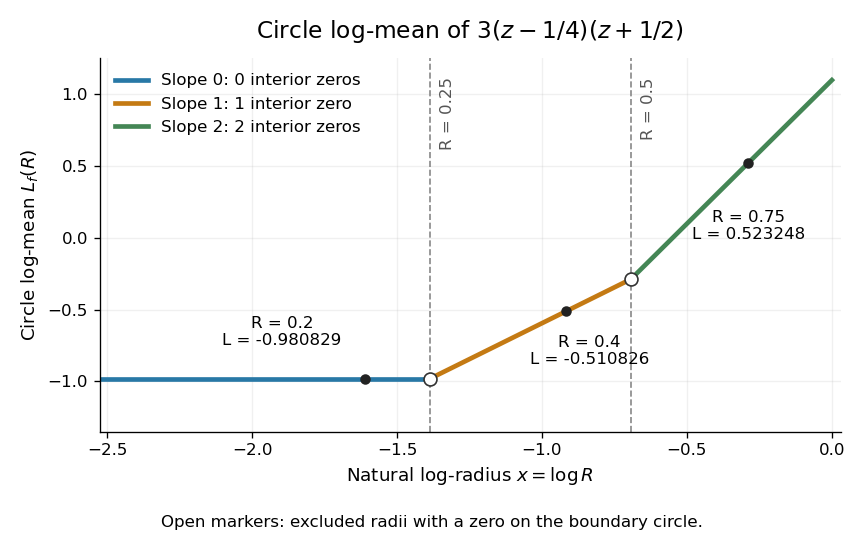

This figure's Python source:
"""Plot a polynomial's circle log-mean against natural log-radius.

Tested with Python 3.14, NumPy 2.3.5 and Matplotlib 3.10.7.
Run from _media; the opaque PNG is written to the current directory.
"""

from pathlib import Path

import matplotlib.pyplot as plt
import numpy as np


def main():
    fig, ax = plt.subplots(figsize=(7.2, 4.5))
    colors = ("#2878a6", "#c47a13", "#448655")
    intervals = ((0.08, 0.25), (0.25, 0.5), (0.5, 1.0))
    for slope, ((left, right), color) in enumerate(zip(intervals, colors)):
        x = np.linspace(np.log(left), np.log(right), 250)
        radius = np.exp(x)
        mean = np.log(3) + np.log(np.maximum(radius, 0.25)) + np.log(np.maximum(radius, 0.5))
        ax.plot(x, mean, color=color, linewidth=2.8,
                label=f"Slope {slope}: {slope} interior zero" + ("s" if slope != 1 else ""))
    for radius, height in ((0.25, np.log(3 / 8)), (0.5, np.log(3 / 4))):
        ax.axvline(np.log(radius), color="#888888", linestyle="--", linewidth=1)
        ax.scatter([np.log(radius)], [height], facecolors="white",
                   edgecolors="#333333", s=60, zorder=5)
        ax.text(np.log(radius) + 0.035, 1.12, f"R = {radius:g}",
                fontsize=10, rotation=90, va="top", color="#555555")
    for radius, height, offset in ((0.2, np.log(3 / 8), (-50, 28)),
                                    (0.4, np.log(3 / 5), (14, -24)),
                                    (0.75, np.log(27 / 16), (0, -38))):
        ax.scatter([np.log(radius)], [height], color="#222222", s=28, zorder=6)
        ax.annotate(f"R = {radius:g}\nL = {height:.6f}",
                    (np.log(radius), height), xytext=offset,
                    textcoords="offset points", fontsize=10,
                    ha="center", va="center")
    ax.set_title(r"Circle log-mean of $3(z-1/4)(z+1/2)$", fontsize=14, pad=12)
    ax.set_xlabel(r"Natural log-radius $x=\log R$", fontsize=11)
    ax.set_ylabel(r"Circle log-mean $L_f(R)$", fontsize=11)
    ax.set_xlim(np.log(0.08), 0.03)
    ax.set_ylim(-1.35, 1.25)
    ax.spines[["top", "right"]].set_visible(False)
    ax.grid(alpha=0.18)
    ax.legend(loc="upper left", frameon=False, fontsize=10)
    fig.text(0.5, 0.025, "Open markers: excluded radii with a zero on the boundary circle.",
             ha="center", fontsize=10)
    fig.tight_layout(rect=(0, 0.06, 1, 1))
    fig.savefig(Path.cwd() / (Path(__file__).stem + ".png"), dpi=120,
                facecolor="white", transparent=False)
    plt.close(fig)


if __name__ == "__main__":
    main()
